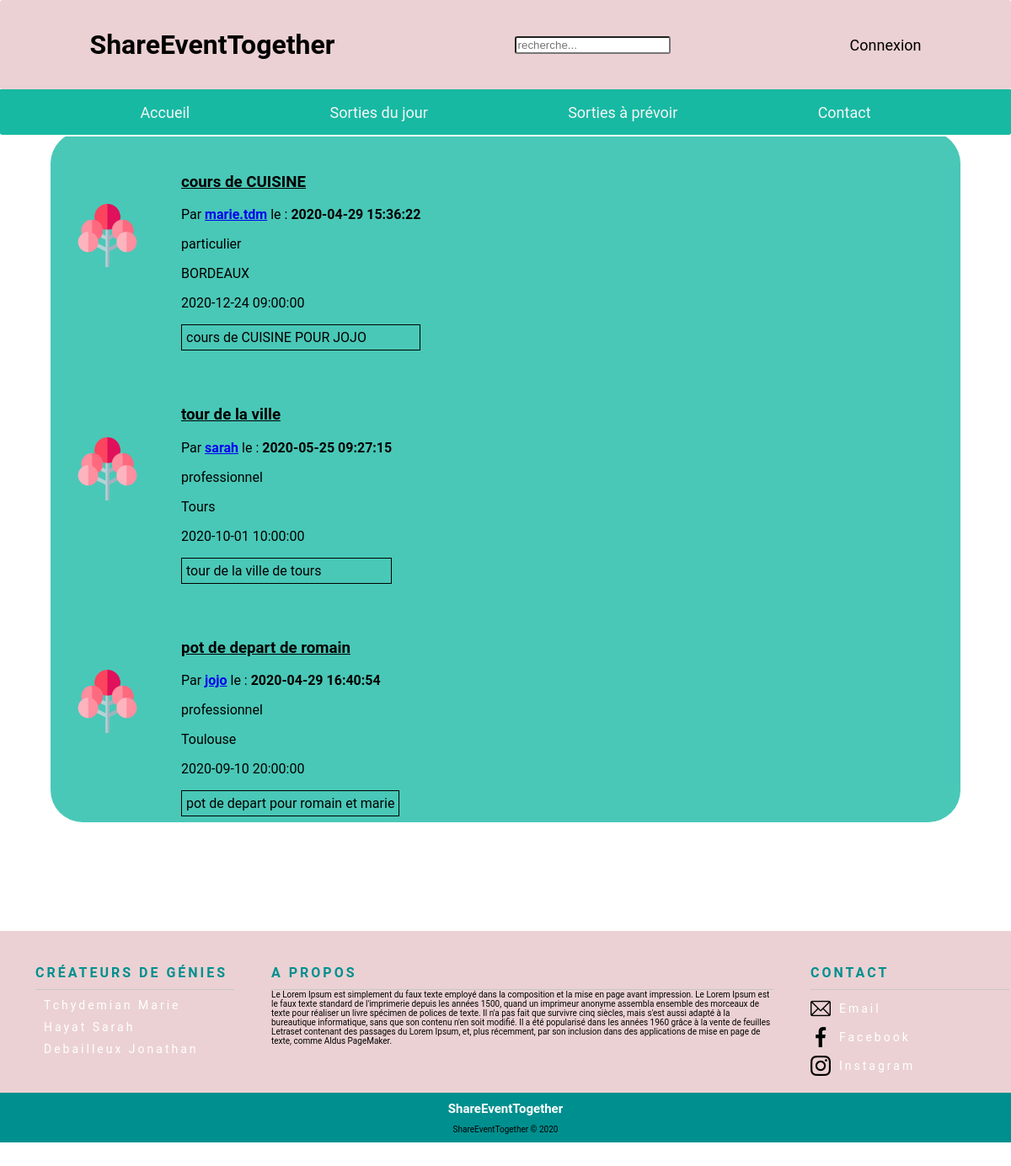
Before: /php/recherche.php with the older database file.
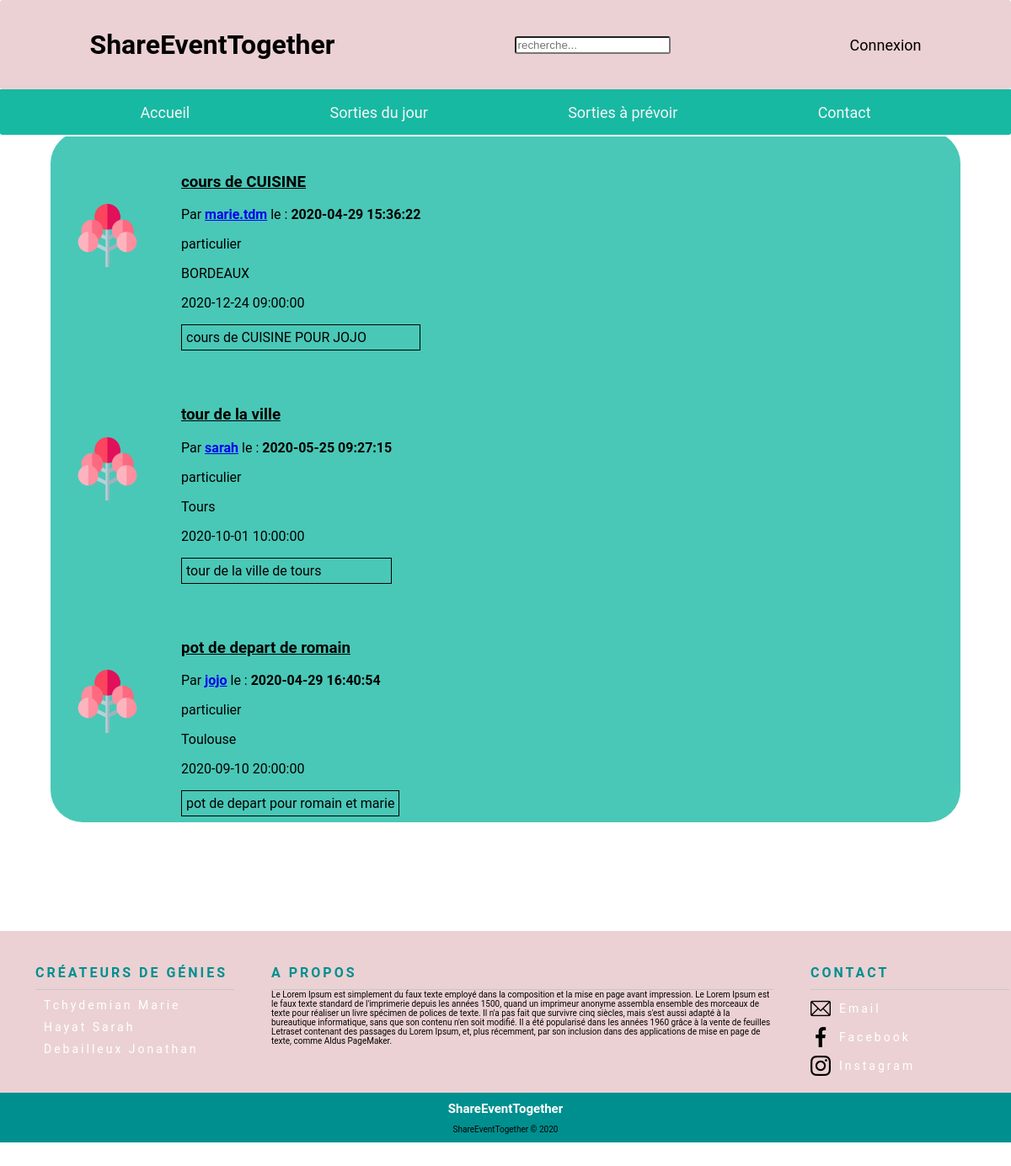
After: the same page with the newer database file.
### tables this page shows
CREATE TABLE `evenements` (
  `id_evenement` int(11) NOT NULL,
  `id_utilisateur` int(11) NOT NULL,
  `date_poste` datetime NOT NULL DEFAULT CURRENT_TIMESTAMP,
  `description` text NOT NULL,
  `date_evenement` datetime NOT NULL,
  `titre_evenement` varchar(250) NOT NULL,
  `id_karma` int(11) DEFAULT NULL,
  `lieu` varchar(255) DEFAULT NULL,
  `id_categorie` int(11) DEFAULT NULL
);

CREATE TABLE `utilisateurs` (
  `id_utilisateur` int(11) NOT NULL,
  `prenom` varchar(100) NOT NULL,
  `nom` varchar(100) NOT NULL,
  `date_naissance` date NOT NULL,
  `adresse` varchar(250) NOT NULL,
  `code_postale` int(5) NOT NULL,
  `pays` varchar(100) NOT NULL,
  `telephone` int(10) NOT NULL,
  `mail` varchar(250) NOT NULL,
  `pseudo` varchar(100) NOT NULL,
  `mot_de_passe` varchar(255) NOT NULL,
  `type_utilisateur` varchar(50) NOT NULL,
  `ville` varchar(200) NOT NULL,
  `date_creation_utilisateur` datetime DEFAULT CURRENT_TIMESTAMP,
  `karma` decimal(4,2) DEFAULT '0.00'
);

### php/recherche.php (the view, shortened to what this page needs)
<?php
require("../controllers/bdd.php");
?>
<!DOCTYPE html>
<html lang="fr">
<head>
    <link rel="stylesheet" href="../assets/css/sortie.css"/>
</head>
<body>
<?php
if (isset($_SESSION['username'])) {
    require("headerConnect.php");
} else {
    require("headerDisconnect.php");
}
$articles = $bdd->query('SELECT * FROM evenements as e LEFT JOIN utilisateurs as u ON e.id_utilisateur = u.id_utilisateur ORDER BY e.date_evenement DESC');
?>
<section class="fond">
    <div class="filter">
        <?php
        if ($articles->rowCount() > 0) {
        while ($donnees = $articles->fetch()) {
            ?>
            <div class="listOfEvent">
                <ul class="collectionItem">
                    <div class="pictureEvent">
                        <img id="imgTree" src="../assets/images/arbre_icon.png"/>
                    </div>
                    <div class="pictureEvent">
                        <h3 class="titleOfEvent"><?php echo $donnees['titre_evenement']; ?> </h3>
                        <p><?php echo "Par " ?> <b><a href="profilUser.php?id_user= <?php echo $donnees['id_utilisateur'] ?>"> <?php echo $donnees['pseudo'] ?></a></b> le : <b> <?php echo $donnees['date_poste'] ?></b></p>
                        <p><?php echo $donnees['type_utilisateur']; ?></p>
                        <p><?php echo $donnees['lieu']; ?></p>
                        <p><?php echo $donnees['date_evenement']; ?></p>
                        <p class="description"><?php echo $donnees['description']; ?></p>
                    </div>
                </ul>
            </div>
            <?php
        }
        ?>
    </div>
</section>
<?php
require("footer.php");
?>
</body>
</html>
<?php
} else {
    ?>
    Aucun résultat pour : <?= $search ?>...
    <?php
}
?>

Changed rows visible on the page:
changed through a linked row, evenements "tour de la ville": id_utilisateur.type_utilisateur "professionnel" → "particulier"
changed through a linked row, evenements "pot de depart de romain": id_utilisateur.type_utilisateur "professionnel" → "particulier"
